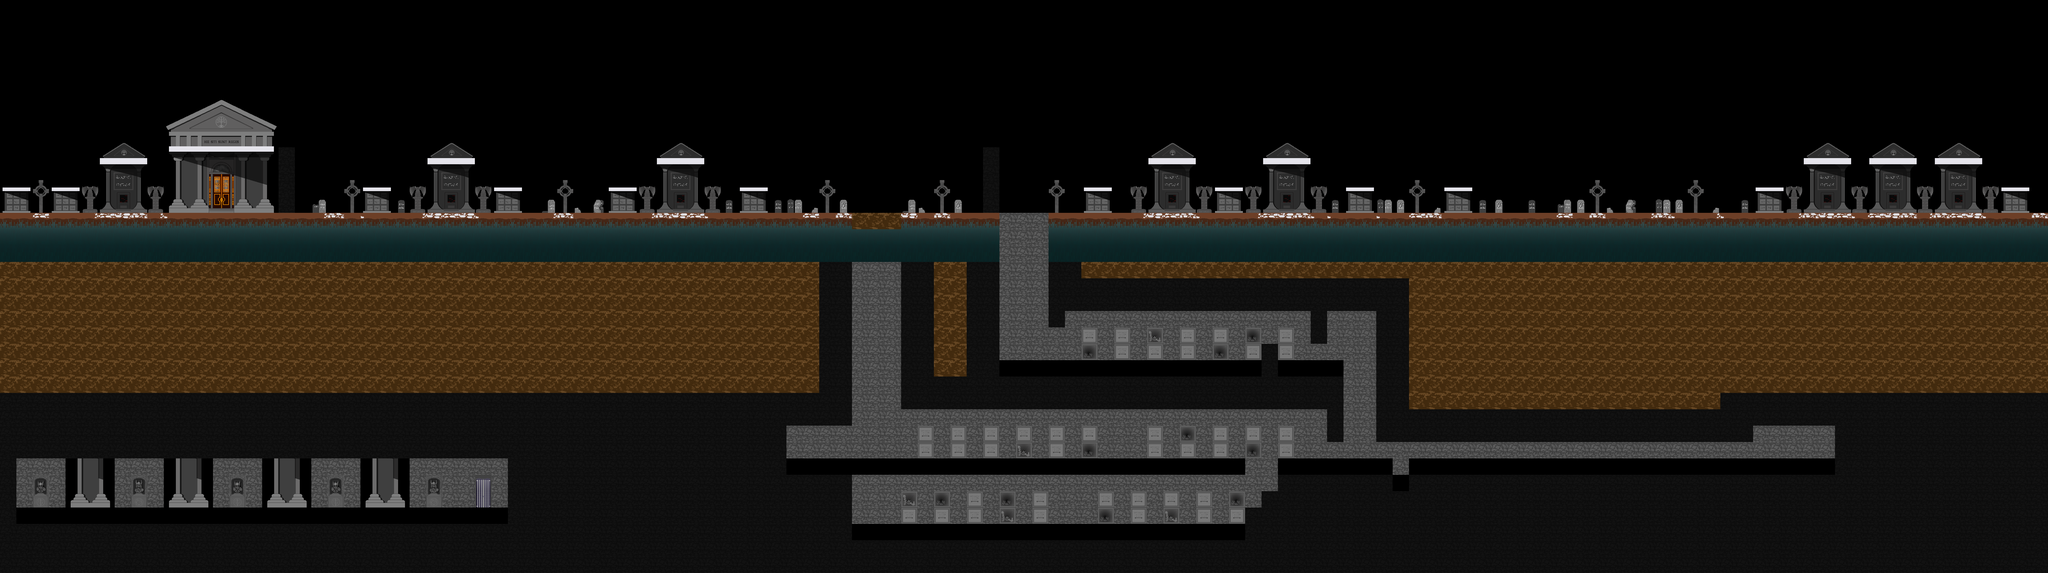

A level layout from a 2D game, rendered from its tile map. Below: a short description, then the map file with tile-grid data replaced by summaries:
An orthogonal 125x35 tile map with 64x64 px tiles, 2 tile layers (derriere, solides), 2 tilesets and 103 objects (escalier, checkPoint4, checkPoint3, checkPoint1, checkPoint2, ...).

<map version="1.4" tiledversion="1.4.3" orientation="orthogonal" renderorder="right-down" width="125" height="35" tilewidth="64" tileheight="64" infinite="0" nextlayerid="37" nextobjectid="173">
 <tileset firstgid="1" name="tableauTiledTilesetCimetiere2" tilewidth="64" tileheight="64" tilecount="168" columns="21">
  <image source="tableauTiledTilesetCimetiere2.png" width="1344" height="512" />
  <tile id="0">
   <properties>
    <property name="collides" type="bool" value="true" />
   </properties>
  </tile>
  <tile id="1">
   <properties>
    <property name="collides" type="bool" value="false" />
   </properties>
  </tile>
  <tile id="2">
   <properties>
    <property name="collides" type="bool" value="false" />
   </properties>
  </tile>
  <tile id="3">
   <properties>
    <property name="collides" type="bool" value="false" />
   </properties>
  </tile>
  <tile id="4">
   <properties>
    <property name="collides" type="bool" value="false" />
   </properties>
  </tile>
  <tile id="5">
   <properties>
    <property name="collides" type="bool" value="true" />
   </properties>
  </tile>
  <tile id="6">
   <properties>
    <property name="collides" type="bool" value="true" />
   </properties>
  </tile>
  <tile id="7">
   <properties>
    <property name="collides" type="bool" value="false" />
   </properties>
  </tile>
  <tile id="8">
   <properties>
    <property name="collides" type="bool" value="false" />
   </properties>
  </tile>
  <tile id="9">
   <properties>
    <property name="collides" type="bool" value="false" />
   </properties>
  </tile>
  <tile id="10">
   <properties>
    <property name="collides" type="bool" value="true" />
   </properties>
  </tile>
  <tile id="11">
   <properties>
    <property name="collides" type="bool" value="true" />
   </properties>
  </tile>
  <tile id="12">
   <properties>
    <property name="collides" type="bool" value="false" />
   </properties>
  </tile>
  <tile id="13">
   <properties>
    <property name="collides" type="bool" value="false" />
   </properties>
  </tile>
  <tile id="14">
   <properties>
    <property name="collides" type="bool" value="false" />
   </properties>
  </tile>
  <tile id="15">
   <properties>
    <property name="collides" type="bool" value="false" />
   </properties>
  </tile>
  <tile id="16">
   <properties>
    <property name="collides" type="bool" value="false" />
   </properties>
  </tile>
  <tile id="17">
   <properties>
    <property name="collides" type="bool" value="false" />
   </properties>
  </tile>
  <tile id="18">
   <properties>
    <property name="collides" type="bool" value="false" />
   </properties>
  </tile>
  <tile id="21">
   <properties>
    <property name="collides" type="bool" value="false" />
   </properties>
  </tile>
  <tile id="22">
   <properties>
    <property name="collides" type="bool" value="false" />
   </properties>
  </tile>
  <tile id="23">
   <properties>
    <property name="collides" type="bool" value="false" />
   </properties>
  </tile>
  <tile id="24">
   <properties>
    <property name="collides" type="bool" value="false" />
   </properties>
  </tile>
  <tile id="25">
   <properties>
    <property name="collides" type="bool" value="false" />
   </properties>
  </tile>
  <tile id="26">
   <properties>
    <property name="collides" type="bool" value="false" />
   </properties>
  </tile>
  <tile id="27">
   <properties>
    <property name="collides" type="bool" value="false" />
   </properties>
  </tile>
  <tile id="28">
   <properties>
    <property name="collides" type="bool" value="false" />
   </properties>
  </tile>
  <tile id="29">
   <properties>
    <property name="collides" type="bool" value="false" />
   </properties>
  </tile>
  <tile id="30">
   <properties>
    <property name="collides" type="bool" value="false" />
   </properties>
  </tile>
  <tile id="31">
   <properties>
    <property name="collides" type="bool" value="true" />
   </properties>
  </tile>
  <tile id="32">
   <properties>
    <property name="collides" type="bool" value="true" />
   </properties>
  </tile>
  <tile id="33">
   <properties>
    <property name="collides" type="bool" value="false" />
   </properties>
  </tile>
  <tile id="34">
   <properties>
    <property name="collides" type="bool" value="false" />
   </properties>
  </tile>
  <tile id="35">
   <properties>
    <property name="collides" type="bool" value="false" />
   </properties>
  </tile>
  <tile id="36">
   <properties>
    <property name="collides" type="bool" value="false" />
   </properties>
  </tile>
  <tile id="37">
   <properties>
    <property name="collides" type="bool" value="false" />
   </properties>
  </tile>
  <tile id="38">
   <properties>
    <property name="collides" type="bool" value="false" />
   </properties>
  </tile>
  <tile id="39">
   <properties>
    <property name="collides" type="bool" value="false" />
   </properties>
  </tile>
  <tile id="42">
   <properties>
    <property name="collides" type="bool" value="false" />
   </properties>
  </tile>
  <tile id="43">
   <properties>
    <property name="collides" type="bool" value="false" />
   </properties>
  </tile>
  <tile id="44">
   <properties>
    <property name="collides" type="bool" value="false" />
   </properties>
  </tile>
  <tile id="45">
   <properties>
    <property name="collides" type="bool" value="false" />
   </properties>
  </tile>
  <tile id="46">
   <properties>
    <property name="collides" type="bool" value="false" />
   </properties>
  </tile>
  <tile id="47">
   <properties>
    <property name="collides" type="bool" value="true" />
   </properties>
  </tile>
  <tile id="48">
   <properties>
    <property name="collides" type="bool" value="false" />
   </properties>
  </tile>
  <tile id="49">
   <properties>
    <property name="collides" type="bool" value="false" />
   </properties>
  </tile>
  <tile id="50">
   <properties>
    <property name="collides" type="bool" value="false" />
   </properties>
  </tile>
  <tile id="51">
   <properties>
    <property name="collides" type="bool" value="false" />
   </properties>
  </tile>
  <tile id="52">
   <properties>
    <property name="collides" type="bool" value="false" />
   </properties>
  </tile>
  <tile id="53">
   <properties>
    <property name="collides" type="bool" value="false" />
   </properties>
  </tile>
  <tile id="54">
   <properties>
    <property name="collides" type="bool" value="false" />
   </properties>
  </tile>
  <tile id="55">
   <properties>
    <property name="collides" type="bool" value="false" />
   </properties>
  </tile>
  <tile id="56">
   <properties>
    <property name="collides" type="bool" value="false" />
   </properties>
  </tile>
  <tile id="57">
   <properties>
    <property name="collides" type="bool" value="false" />
   </properties>
  </tile>
  <tile id="58">
   <properties>
    <property name="collides" type="bool" value="false" />
   </properties>
  </tile>
  <tile id="59">
   <properties>
    <property name="collides" type="bool" value="false" />
   </properties>
  </tile>
  <tile id="60">
   <properties>
    <property name="collides" type="bool" value="false" />
   </properties>
  </tile>
  <tile id="63">
   <properties>
    <property name="collides" type="bool" value="false" />
   </properties>
  </tile>
  <tile id="64">
   <properties>
    <property name="collides" type="bool" value="false" />
   </properties>
  </tile>
  <tile id="65">
   <properties>
    <property name="collides" type="bool" value="false" />
   </properties>
  </tile>
  <tile id="66">
   <properties>
    <property name="collides" type="bool" value="false" />
   </properties>
  </tile>
  <tile id="67">
   <properties>
    <property name="collides" type="bool" value="false" />
   </properties>
  </tile>
  <tile id="68">
   <properties>
    <property name="collides" type="bool" value="true" />
   </properties>
  </tile>
  <tile id="69">
   <properties>
    <property name="collides" type="bool" value="true" />
   </properties>
  </tile>
  <tile id="70">
   <properties>
    <property name="collides" type="bool" value="true" />
   </properties>
  </tile>
  <tile id="71">
   <properties>
    <property name="collides" type="bool" value="true" />
   </properties>
  </tile>
  <tile id="72">
   <properties>
    <property name="collides" type="bool" value="true" />
   </properties>
  </tile>
  <tile id="73">
   <properties>
    <property name="collides" type="bool" value="true" />
   </properties>
  </tile>
  <tile id="74">
   <properties>
    <property name="collides" type="bool" value="false" />
   </properties>
  </tile>
  <tile id="75">
   <properties>
    <property name="collides" type="bool" value="false" />
   </properties>
  </tile>
  <tile id="76">
   <properties>
    <property name="collides" type="bool" value="false" />
   </properties>
  </tile>
  <tile id="77">
   <properties>
    <property name="collides" type="bool" value="false" />
   </properties>
  </tile>
  <tile id="78">
   <properties>
    <property name="collides" type="bool" value="false" />
   </properties>
  </tile>
  <tile id="79">
   <properties>
    <property name="collides" type="bool" value="false" />
   </properties>
  </tile>
  <tile id="80">
   <properties>
    <property name="collides" type="bool" value="false" />
   </properties>
  </tile>
  <tile id="81">
   <properties>
    <property name="collides" type="bool" value="false" />
   </properties>
  </tile>
  <tile id="84">
   <properties>
    <property name="collides" type="bool" value="false" />
   </properties>
  </tile>
  <tile id="85">
   <properties>
    <property name="collides" type="bool" value="false" />
   </properties>
  </tile>
  <tile id="86">
   <properties>
    <property name="collides" type="bool" value="false" />
   </properties>
  </tile>
  <tile id="87">
   <properties>
    <property name="collides" type="bool" value="false" />
   </properties>
  </tile>
  <tile id="88">
   <properties>
    <property name="collides" type="bool" value="false" />
   </properties>
  </tile>
  <tile id="89">
   <properties>
    <property name="collides" type="bool" value="false" />
   </properties>
  </tile>
  <tile id="90">
   <properties>
    <property name="collides" type="bool" value="true" />
   </properties>
  </tile>
  <tile id="91">
   <properties>
    <property name="collides" type="bool" value="true" />
   </properties>
  </tile>
  <tile id="92">
   <properties>
    <property name="collides" type="bool" value="true" />
   </properties>
  </tile>
  <tile id="93">
   <properties>
    <property name="collides" type="bool" value="true" />
   </properties>
  </tile>
  <tile id="94">
   <properties>
    <property name="collides" type="bool" value="true" />
   </properties>
  </tile>
  <tile id="95">
   <properties>
    <property name="collides" type="bool" value="false" />
   </properties>
  </tile>
  <tile id="96">
   <properties>
    <property name="collides" type="bool" value="false" />
   </properties>
  </tile>
  <tile id="97">
   <properties>
    <property name="collides" type="bool" value="false" />
   </properties>
  </tile>
  <tile id="98">
   <properties>
    <property name="collides" type="bool" value="false" />
   </properties>
  </tile>
  <tile id="99">
   <properties>
    <property name="collides" type="bool" value="false" />
   </properties>
  </tile>
  <tile id="100">
   <properties>
    <property name="collides" type="bool" value="false" />
   </properties>
  </tile>
  <tile id="101">
   <properties>
    <property name="collides" type="bool" value="false" />
   </properties>
  </tile>
  <tile id="102">
   <properties>
    <property name="collides" type="bool" value="false" />
   </properties>
  </tile>
  <tile id="105">
   <properties>
    <property name="collides" type="bool" value="false" />
   </properties>
  </tile>
  <tile id="106">
   <properties>
    <property name="collides" type="bool" value="false" />
   </properties>
  </tile>
  <tile id="107">
   <properties>
    <property name="collides" type="bool" value="false" />
   </properties>
  </tile>
  <tile id="108">
   <properties>
    <property name="collides" type="bool" value="false" />
   </properties>
  </tile>
  <tile id="109">
   <properties>
    <property name="collides" type="bool" value="false" />
   </properties>
  </tile>
  <tile id="110">
   <properties>
    <property name="collides" type="bool" value="false" />
   </properties>
  </tile>
  <tile id="111">
   <properties>
    <property name="collides" type="bool" value="false" />
   </properties>
  </tile>
  <tile id="112">
   <properties>
    <property name="collides" type="bool" value="false" />
   </properties>
  </tile>
  <tile id="113">
   <properties>
    <property name="collides" type="bool" value="false" />
   </properties>
  </tile>
  <tile id="114">
   <properties>
    <property name="collides" type="bool" value="false" />
   </properties>
  </tile>
  <tile id="115">
   <properties>
    <property name="collides" type="bool" value="false" />
   </properties>
  </tile>
  <tile id="116">
   <properties>
    <property name="collides" type="bool" value="false" />
   </properties>
  </tile>
  <tile id="117">
   <properties>
    <property name="collides" type="bool" value="false" />
   </properties>
  </tile>
  <tile id="118">
   <properties>
    <property name="collides" type="bool" value="false" />
   </properties>
  </tile>
  <tile id="119">
   <properties>
    <property name="collides" type="bool" value="false" />
   </properties>
  </tile>
  <tile id="120">
   <properties>
    <property name="collides" type="bool" value="false" />
   </properties>
  </tile>
  <tile id="121">
   <properties>
    <property name="collides" type="bool" value="false" />
   </properties>
  </tile>
  <tile id="122">
   <properties>
    <property name="collides" type="bool" value="false" />
   </properties>
  </tile>
  <tile id="123">
   <properties>
    <property name="collides" type="bool" value="false" />
   </properties>
  </tile>
  <tile id="126">
   <properties>
    <property name="collides" type="bool" value="false" />
   </properties>
  </tile>
  <tile id="127">
   <properties>
    <property name="collides" type="bool" value="false" />
   </properties>
  </tile>
  <tile id="128">
   <properties>
    <property name="collides" type="bool" value="false" />
   </properties>
  </tile>
  <tile id="129">
   <properties>
    <property name="collides" type="bool" value="false" />
   </properties>
  </tile>
  <tile id="130">
   <properties>
    <property name="collides" type="bool" value="false" />
   </properties>
  </tile>
  <tile id="131">
   <properties>
    <property name="collides" type="bool" value="false" />
   </properties>
  </tile>
  <tile id="132">
   <properties>
    <property name="collides" type="bool" value="false" />
   </properties>
  </tile>
  <tile id="133">
   <properties>
    <property name="collides" type="bool" value="false" />
   </properties>
  </tile>
  <tile id="134">
   <properties>
    <property name="collides" type="bool" value="false" />
   </properties>
  </tile>
  <tile id="135">
   <properties>
    <property name="collides" type="bool" value="false" />
   </properties>
  </tile>
  <tile id="136">
   <properties>
    <property name="collides" type="bool" value="true" />
   </properties>
  </tile>
  <tile id="137">
   <properties>
    <property name="collides" type="bool" value="false" />
   </properties>
  </tile>
  <tile id="138">
   <properties>
    <property name="collides" type="bool" value="false" />
   </properties>
  </tile>
  <tile id="139">
   <properties>
    <property name="collides" type="bool" value="false" />
   </properties>
  </tile>
  <tile id="140">
   <properties>
    <property name="collides" type="bool" value="false" />
   </properties>
  </tile>
  <tile id="141">
   <properties>
    <property name="collides" type="bool" value="false" />
   </properties>
  </tile>
  <tile id="142">
   <properties>
    <property name="collides" type="bool" value="false" />
   </properties>
  </tile>
  <tile id="143">
   <properties>
    <property name="collides" type="bool" value="false" />
   </properties>
  </tile>
  <tile id="144">
   <properties>
    <property name="collides" type="bool" value="false" />
   </properties>
  </tile>
 </tileset>
 <tileset firstgid="169" name="tableauTiledTilesetCimetiere3" tilewidth="64" tileheight="64" tilecount="168" columns="21">
  <image source="tableauTiledTilesetCimetiere3.png" width="1344" height="512" />
 </tileset>
 <layer id="2" name="derriere" width="125" height="35">
  <data>[4375 cells, 2291 non-empty, 93 distinct tile ids]</data>
 </layer>
 <layer id="1" name="solides" width="125" height="35">
  <properties>
   <property name="collides" type="bool" value="false" />
  </properties>
  <data>[4375 cells, 827 non-empty, 10 distinct tile ids]</data>
 </layer>
 <objectgroup id="17" name="escaliers">
  <object id="108" name="escalier" gid="69" x="1856" y="1984" width="64" height="64" />
 </objectgroup>
 <objectgroup id="4" name="stars">
  <object id="16" gid="70" x="576" y="1984" width="64" height="64" />
  <object id="19" gid="70" x="832" y="512" width="64" height="64" />
  <object id="22" gid="70" x="1439.5" y="823.5" width="64" height="64" />
  <object id="24" gid="70" x="2398.5" y="815" width="64" height="64" />
  <object id="27" gid="70" x="34" y="822" width="64" height="64" />
  <object id="28" gid="70" x="4766" y="822" width="64" height="64" />
  <object id="29" gid="70" x="5670" y="822" width="64" height="64" />
  <object id="30" gid="70" x="7842" y="820" width="64" height="64" />
  <object id="31" gid="70" x="1952" y="824" width="64" height="64" />
  <object id="32" gid="70" x="2912" y="818" width="64" height="64" />
  <object id="38" gid="70" x="4544" y="2048" width="64" height="64" />
  <object id="39" gid="70" x="4288" y="2048" width="64" height="64" />
  <object id="40" gid="70" x="3904" y="2048" width="64" height="64" />
  </objectgroup>
 <objectgroup id="5" name="checkPoints">
  <!-- 4 objects omitted --></objectgroup>
 <objectgroup id="6" name="flyingMonsters">
  <!-- 4 objects omitted --></objectgroup>
 <objectgroup id="7" name="zombies">
  <!-- 7 objects omitted --></objectgroup>
 <objectgroup id="20" name="bougies">
  <!-- 3 objects omitted --></objectgroup>
 <objectgroup id="32" name="bougies1">
  <!-- 2 objects omitted --></objectgroup>
 <objectgroup id="33" name="bougies2">
  <!-- 2 objects omitted --></objectgroup>
 <objectgroup id="34" name="bougies3">
  <!-- 2 objects omitted --></objectgroup>
 <objectgroup id="8" name="torches">
  <!-- 4 objects omitted --></objectgroup>
 <objectgroup id="21" name="torches1">
  <!-- 4 objects omitted --></objectgroup>
 <objectgroup id="22" name="torches2">
  <!-- 3 objects omitted --></objectgroup>
 <objectgroup id="23" name="torches3">
  <!-- 2 objects omitted --></objectgroup>
 <objectgroup id="24" name="torches4">
  <!-- 1 objects omitted --></objectgroup>
 <objectgroup id="25" name="torches5">
  <!-- 1 objects omitted --></objectgroup>
 <objectgroup id="26" name="torches6">
  <!-- 1 objects omitted --></objectgroup>
 <objectgroup id="28" name="torches7">
  <!-- 1 objects omitted --></objectgroup>
 <objectgroup id="29" name="torches8">
  <!-- 1 objects omitted --></objectgroup>
 <objectgroup id="9" name="aurore" />
 <objectgroup id="16" name="rocheQuiRoule">
  <!-- 6 objects omitted --></objectgroup>
 <objectgroup id="10" name="vase">
  <!-- 12 objects omitted --></objectgroup>
 <objectgroup id="18" name="solFragilePierre" />
 <objectgroup id="15" name="solFragile">
  <!-- 3 objects omitted --></objectgroup>
 <objectgroup id="11" name="bossSpectre">
  <!-- 1 objects omitted --></objectgroup>
 <objectgroup id="12" name="sacdos" />
 <objectgroup id="13" name="spectres" />
 <objectgroup id="14" name="squelettes">
  <!-- 11 objects omitted --></objectgroup>
</map>
<!-- 89 of 103 objects omitted -->
